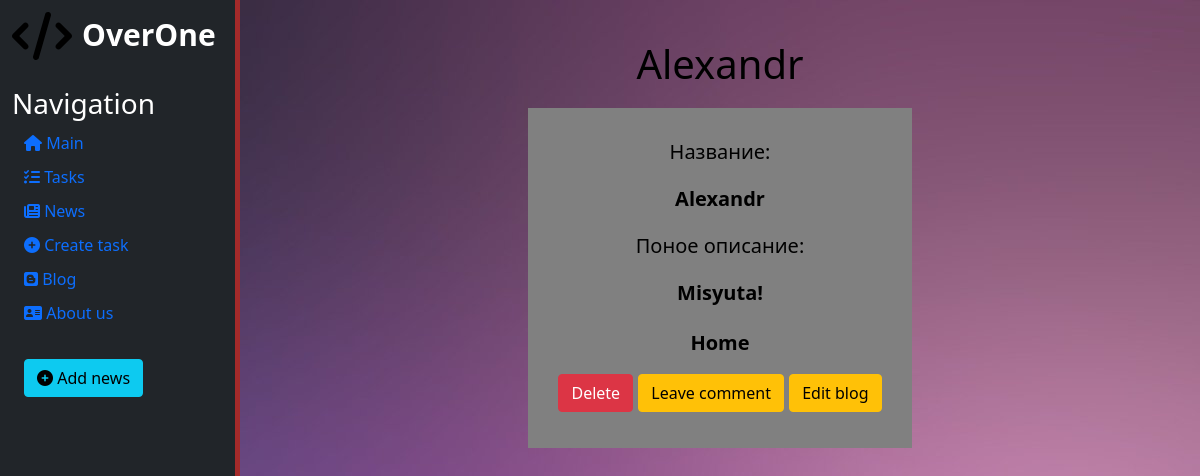
/blog11/detail_blog, run on an earlier commit of the app's database.
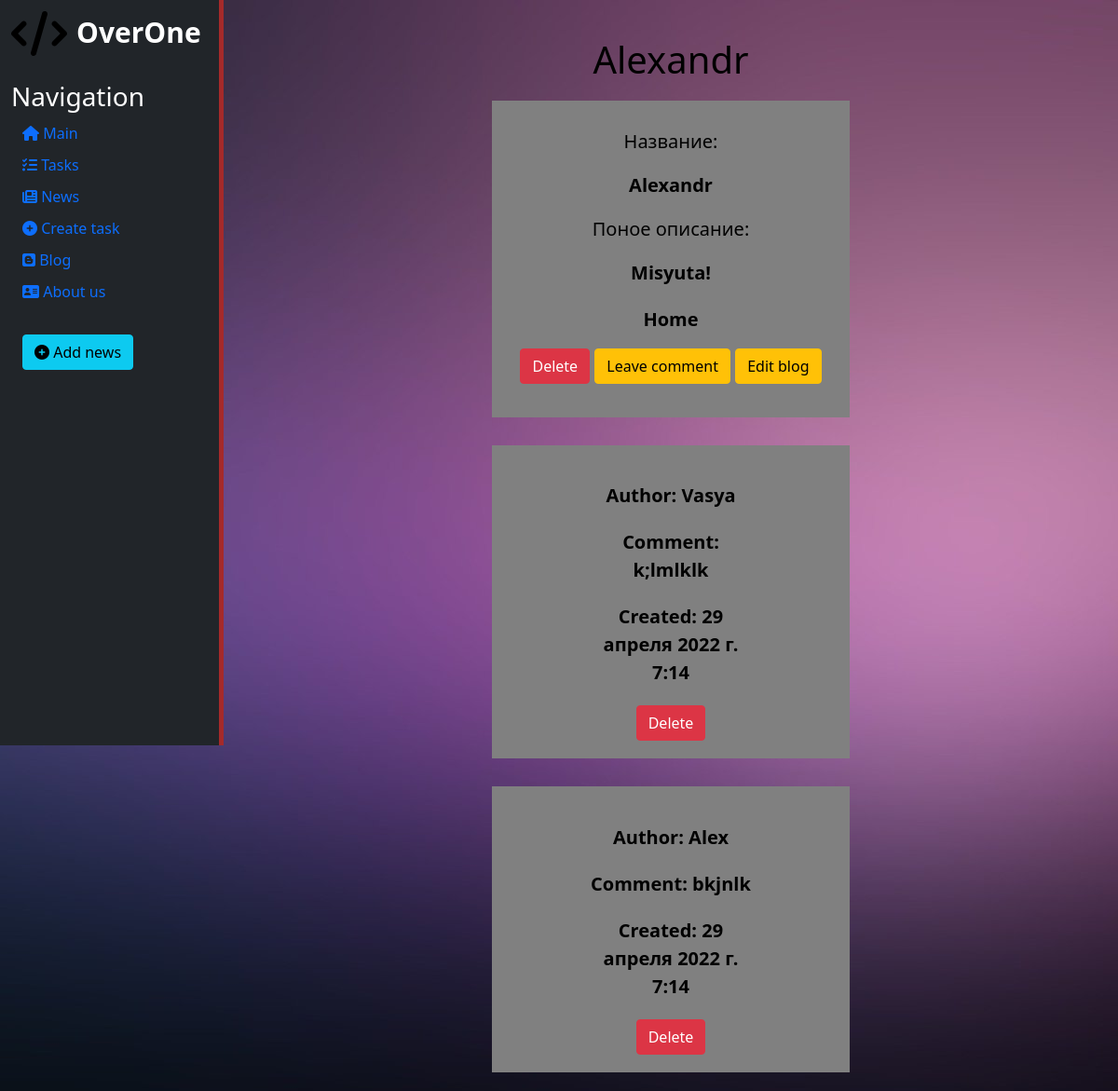
And on a later commit of the database.
### blog/models.py (models this page shows, shortened)
class Category(models.Model):
    name = models.CharField('Name', max_length=50)
    def __str__(self):
        return self.name

class Comment(models.Model):
    author = models.CharField(max_length=50)
    body = models.TextField()
    post = models.ForeignKey(Post, on_delete=models.CASCADE)
    created = models.DateTimeField(auto_now_add=True)
    class Meta:
        verbose_name = 'Comment'
        verbose_name_plural = 'Comments'

### blog/views.py (the view)
# urls.py: path('<int:pk>/detail_blog', views.detail_blog, name='detail_blog'),
def detail_blog(request, pk):
    post = Post.objects.get(pk=pk)
    comment = Comment.objects.filter(post=post)
    context = {
        'post': post,
        'comment': comment,
        'title': 'Detail blog page'
    }
    return render(request, 'blog/detail_blog.html', context)

### blog/templates/blog/detail_blog.html (shortened to what this page needs)
{% extends 'base.html' %}
{% load static %}
{% block body %}
<h1>{{ post.title }}</h1>
<form>
<div class="delete-task">
    <div class="card-body">
        <div class='card-body'>
            <h5>Название:</h5>
            <p>{{ post.title }}</p>
            <h5>Поное описание:</h5>
            <p>{{ post.text }}</p>
            {% for el in post.categories.all %}
                {{ el }}<br>
            {% endfor %}
        </div>
        <a href="{% url 'delete_blog' post.id %}" class="btn btn-danger">Delete</a>
        <a href="{% url 'comment_blog' post.id %}" class="btn btn-warning">Leave comment</a>
        <a href="{% url 'update_blog' post.id %}" class="btn btn-warning">Edit blog</a>
    </div>
</div>
{% for el in comment %}
    <div class="comment-blog">
        <p>Author: {{ el.author }}</p>
        <p>Comment: {{ el.body }}</p>
        <p>Created: {{ el.created }}</p>
        <a href="{% url 'delete_comment' el.id %}" class="btn btn-danger">Delete</a>
    </div>
{% endfor %}
</form>
{% endblock %}

What changed in the data, as far as the page shows it:
added Comment: author "Vasya", body "k;lmlklk", created "29 апреля 2022 г. 7:14"
added Comment: author "Alex", body "bkjnlk", created "29 апреля 2022 г. 7:14"
